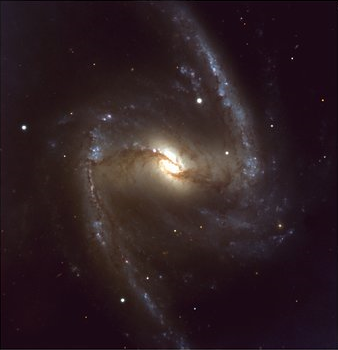
#> input picture ECC Image Alignment Algorithm/visible_image.png, 338 x 350 px
$ python main.py
#> lines starting #> are read from the running program, lines starting #| are printed output that depends on the picture
import cv2
import numpy as np
template_image = cv2.imread('visible_image.png', cv2.IMREAD_GRAYSCALE)
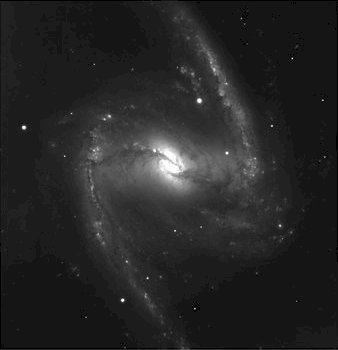
#> template_image: shape (350, 338); min 0, max 255, mean 37.6
input_image = cv2.imread('infrared_image.png', cv2.IMREAD_GRAYSCALE)
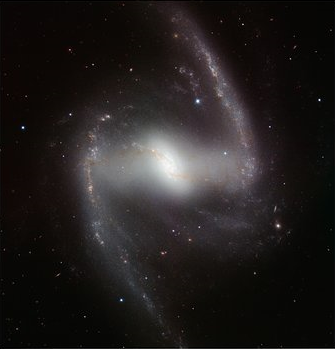
#> input picture ECC Image Alignment Algorithm/infrared_image.png, 335 x 349 px
#> input_image: shape (349, 335); min 0, max 253, mean 27.2
max_iterations = 100
epsilon = 1e-6
criteria = (cv2.TERM_CRITERIA_EPS | cv2.TERM_CRITERIA_COUNT, max_iterations, epsilon)
transform_matrix = cv2.findTransformECC(template_image, input_image, np.eye(2, 3, dtype=np.float32), cv2.MOTION_EUCLIDEAN, criteria)[1]
#> transform_matrix = [[1, 0.000801, -1.58], [-0.000801, 1, 0.494]]
print("Transformation Matrix:")
print(transform_matrix)
#| [[ 9.999997e-01  8.013080e-04 -1.581152e+00]
#|  [-8.013080e-04  9.999997e-01  4.937400e-01]]
